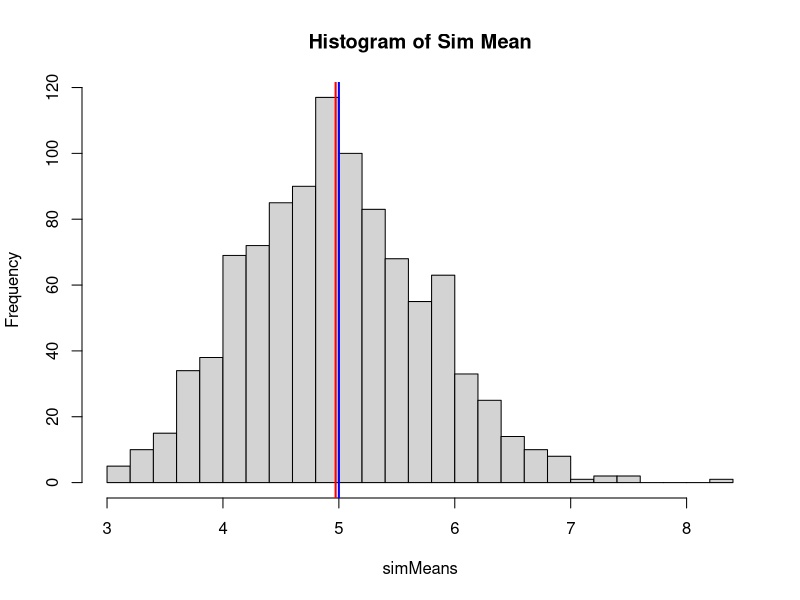
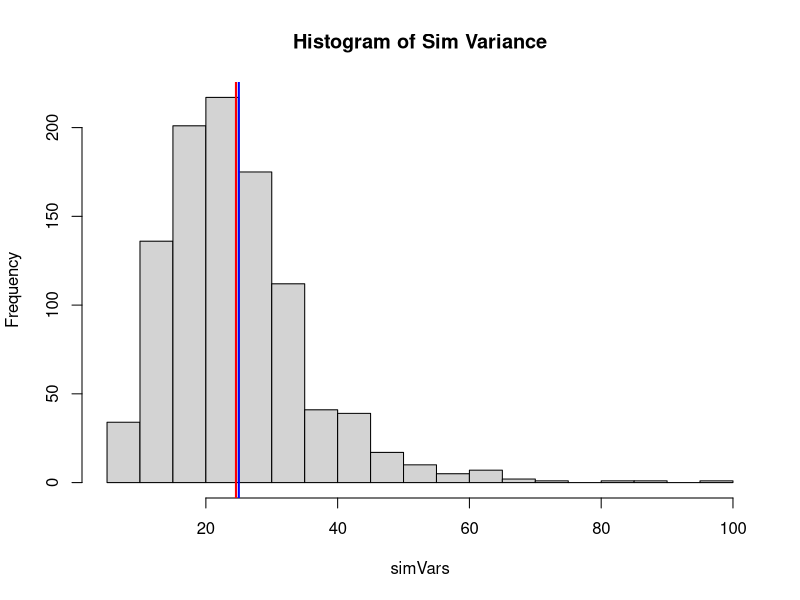
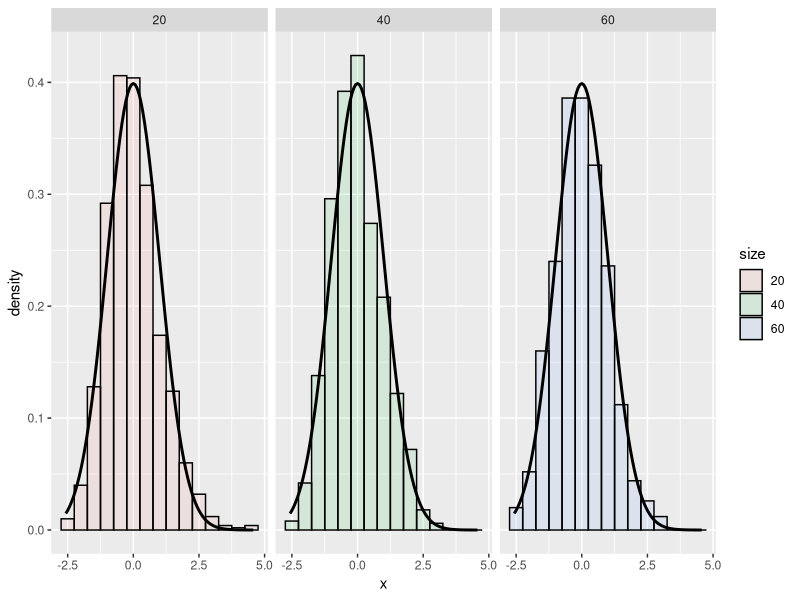

These charts were generated, in order, by the following R code:
## ---- chunk 1
knitr::opts_chunk$set(echo = FALSE)
## ---- chunk 2
set.seed(12345)
n <- 1000; sims <- 40; lambda <- 0.2
simData <- matrix(rexp(n*sims, lambda),n,sims) #Generate Data
simMeans <- apply(simData, 1, mean) #Calcluate the mean of each simulation
simMean <- mean(simMeans)
## ---- chunk 3
hist(simMeans, breaks = 30, main = "Histogram of Sim Mean")
abline( v = 5, col = "blue", lwd = 2)
abline( v = simMean, col = "red", lwd = 2)
## ---- chunk 4
simVars <- apply(simData, 1, var)
simVar <- mean(simVars)
## ---- chunk 5
hist(simVars, breaks = 20, main = "Histogram of Sim Variance")
abline( v = 25, col = "blue", lwd = 2)
abline( v = simVar, col = "red", lwd = 2)
## ---- chunk 6
set.seed(1435)
library(ggplot2)
cfunc <- function(x,no) sqrt(no)*(mean(x) - 5)/5
dat <- data.frame(
        x = c(apply(matrix(rexp(n*20, lambda),n),1,cfunc,20),
              apply(matrix(rexp(n*40, lambda),n),1,cfunc,40),
              apply(matrix(rexp(n*60, lambda),n),1,cfunc,60)
        ),
        size = factor(rep(c(20,40,60),rep(n,3))))
p3 <- ggplot(dat, aes(x=x, fill = size)) + geom_histogram(alpha = 0.1, binwidth = .5, 
                colour = "black", aes(y = ..density..)) 
p3 + facet_grid(.~size) + stat_function(fun = dnorm, size = 1)
